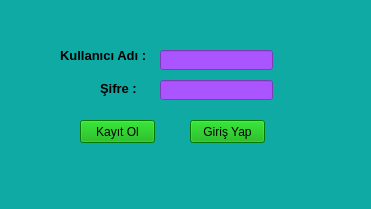
<?xml version="1.0" encoding="UTF-8"?>
<ui version="4.0">
 <class>Giris_yap</class>
 <widget class="QWidget" name="Giris_yap">
  <property name="geometry">
   <rect>
    <x>0</x>
    <y>0</y>
    <width>371</width>
    <height>209</height>
   </rect>
  </property>
  <property name="windowTitle">
   <string>Giriş Ekranı</string>
  </property>
  <property name="styleSheet">
   <string notr="true">background-color: rgb(16, 170, 165);</string>
  </property>
  <widget class="QLabel" name="kullanici_adi_label">
   <property name="geometry">
    <rect>
     <x>60</x>
     <y>40</y>
     <width>111</width>
     <height>31</height>
    </rect>
   </property>
   <property name="font">
    <font>
     <pointsize>10</pointsize>
     <weight>75</weight>
     <bold>true</bold>
    </font>
   </property>
   <property name="text">
    <string>Kullanıcı Adı :</string>
   </property>
  </widget>
  <widget class="QLabel" name="sifre_label">
   <property name="geometry">
    <rect>
     <x>100</x>
     <y>80</y>
     <width>61</width>
     <height>16</height>
    </rect>
   </property>
   <property name="font">
    <font>
     <pointsize>10</pointsize>
     <weight>75</weight>
     <bold>true</bold>
    </font>
   </property>
   <property name="text">
    <string>Şifre :</string>
   </property>
  </widget>
  <widget class="QLineEdit" name="kullanici_adi_line">
   <property name="geometry">
    <rect>
     <x>160</x>
     <y>50</y>
     <width>113</width>
     <height>20</height>
    </rect>
   </property>
   <property name="font">
    <font>
     <weight>75</weight>
     <bold>true</bold>
    </font>
   </property>
   <property name="styleSheet">
    <string notr="true">background-color: rgb(170, 85, 255);</string>
   </property>
   <property name="text">
    <string/>
   </property>
  </widget>
  <widget class="QLineEdit" name="sifre_line">
   <property name="geometry">
    <rect>
     <x>160</x>
     <y>80</y>
     <width>113</width>
     <height>20</height>
    </rect>
   </property>
   <property name="font">
    <font>
     <weight>75</weight>
     <bold>true</bold>
    </font>
   </property>
   <property name="styleSheet">
    <string notr="true">background-color: rgb(170, 85, 255);</string>
   </property>
  </widget>
  <widget class="QPushButton" name="giris_yap_buton">
   <property name="geometry">
    <rect>
     <x>190</x>
     <y>120</y>
     <width>75</width>
     <height>23</height>
    </rect>
   </property>
   <property name="styleSheet">
    <string notr="true">background-color: rgb(0, 170, 0);</string>
   </property>
   <property name="text">
    <string>Giriş Yap</string>
   </property>
  </widget>
  <widget class="QPushButton" name="kayit_ol_buton">
   <property name="geometry">
    <rect>
     <x>80</x>
     <y>120</y>
     <width>75</width>
     <height>23</height>
    </rect>
   </property>
   <property name="styleSheet">
    <string notr="true">background-color: rgb(0, 170, 0);</string>
   </property>
   <property name="text">
    <string>Kayıt Ol</string>
   </property>
  </widget>
  <widget class="QLabel" name="durum_giris_ekran_label">
   <property name="geometry">
    <rect>
     <x>110</x>
     <y>160</y>
     <width>181</width>
     <height>41</height>
    </rect>
   </property>
   <property name="font">
    <font>
     <pointsize>9</pointsize>
     <weight>75</weight>
     <bold>true</bold>
    </font>
   </property>
   <property name="styleSheet">
    <string notr="true">color: rgb(255, 255, 255);</string>
   </property>
   <property name="text">
    <string/>
   </property>
  </widget>
 </widget>
 <resources/>
 <connections/>
</ui>
